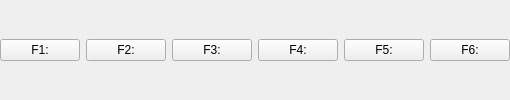
           <widget class="QFrame" name="Button_Row1">
            <layout class="QHBoxLayout" name="ButtonRow1">
             <property name="sizeConstraint">
              <enum>QLayout::SetNoConstraint</enum>
             </property>
             <property name="leftMargin">
              <number>0</number>
             </property>
             <property name="topMargin">
              <number>0</number>
             </property>
             <property name="rightMargin">
              <number>0</number>
             </property>
             <property name="bottomMargin">
              <number>0</number>
             </property>
             <item>
              <widget class="QPushButton" name="F1">
               <property name="focusPolicy">
                <enum>Qt::NoFocus</enum>
               </property>
               <property name="accessibleName">
                <string>F1</string>
               </property>
               <property name="text">
                <string>F1:</string>
               </property>
              </widget>
             </item>
             <item>
              <widget class="QPushButton" name="F2">
               <property name="focusPolicy">
                <enum>Qt::NoFocus</enum>
               </property>
               <property name="accessibleName">
                <string>F2</string>
               </property>
               <property name="text">
                <string>F2:</string>
               </property>
              </widget>
             </item>
             <item>
              <widget class="QPushButton" name="F3">
               <property name="focusPolicy">
                <enum>Qt::NoFocus</enum>
               </property>
               <property name="accessibleName">
                <string>F3</string>
               </property>
               <property name="text">
                <string>F3:</string>
               </property>
              </widget>
             </item>
             <item>
              <widget class="QPushButton" name="F4">
               <property name="focusPolicy">
                <enum>Qt::NoFocus</enum>
               </property>
               <property name="accessibleName">
                <string>F4</string>
               </property>
               <property name="text">
                <string>F4:</string>
               </property>
              </widget>
             </item>
             <item>
              <widget class="QPushButton" name="F5">
               <property name="focusPolicy">
                <enum>Qt::NoFocus</enum>
               </property>
               <property name="accessibleName">
                <string>F5</string>
               </property>
               <property name="text">
                <string>F5:</string>
               </property>
              </widget>
             </item>
             <item>
              <widget class="QPushButton" name="F6">
               <property name="focusPolicy">
                <enum>Qt::NoFocus</enum>
               </property>
               <property name="accessibleName">
                <string>F6</string>
               </property>
               <property name="text">
                <string>F6:</string>
               </property>
              </widget>
             </item>
            </layout>
           </widget>
